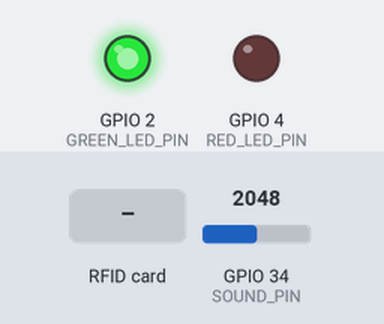
A sketch run on a simulated ESP32. Shown: output pins drawn as LEDs (lit = HIGH). Dashed ring = blinking. Inputs (shaded band) come from the test bench; at power-on: GPIO 34 (SOUND_PIN) = 2048. WiFi joins after 1.5 s; servers stay silent unless stated; uploads are accepted with an empty reply; what the sketch prints to the serial monitor is not drawn.

Above: at 2.7 s.
2.8 s: GPIO 34 (SOUND_PIN) set to 162
6.9 s: GPIO 34 (SOUND_PIN) set to 141
At 7.2 s:
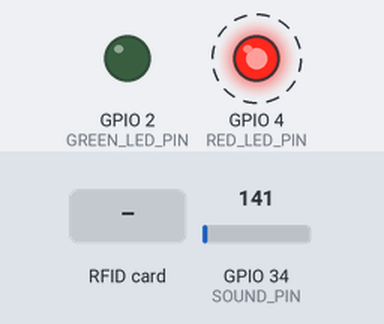
10.4 s: RFID card 5E 7A 19 C4 held to the reader
At 11.6 s:
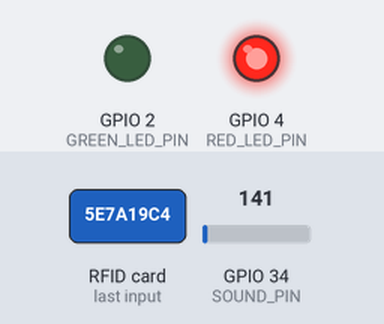
12.2 s: GPIO 34 (SOUND_PIN) set to 340
At 15.23 s:
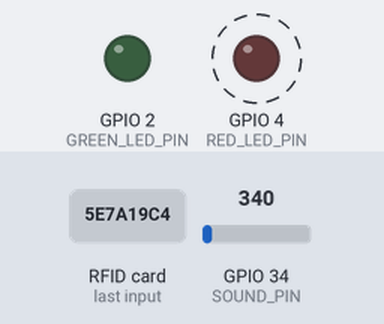
16.1 s: GPIO 34 (SOUND_PIN) set to 110
At 19.8 s:
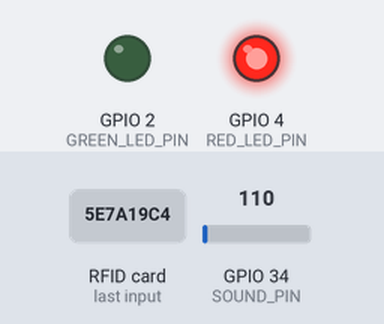
Timing chart, 0 to 20.6 s (numbered marks = the images above; inputs shaded):
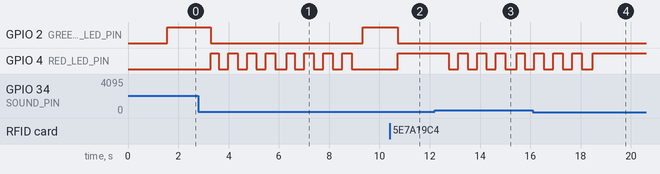

Measured:
- the behaviour switches between 150 and 149 on GPIO 34 (SOUND_PIN) (found by bisection; images 0 and 1)
- after the input at 6.9 s, GPIO 2 (GREEN_LED_PIN): LOW → HIGH after 2.4 s; GPIO 4 (RED_LED_PIN): goes on until 8.9 s, then stays LOW
- after the input at 10.4 s, GPIO 2 (GREEN_LED_PIN): HIGH → LOW after 0.32 s; GPIO 4 (RED_LED_PIN): LOW → HIGH after 0.32 s
- after the input at 12.2 s, GPIO 4 (RED_LED_PIN): alternates HIGH for 0.38 s and LOW for 0.38 s, starting after 0.55 s
- after the input at 16.1 s, GPIO 4 (RED_LED_PIN): goes on until 18.5 s, then stays HIGH
- by itself, GPIO 4 (RED_LED_PIN): alternates HIGH for 0.38 s and LOW for 0.38 s

The sketch:

esp32_1_nfc_noise.ino
```cpp
#include <WiFi.h>
#include <HTTPClient.h>
#include <SPI.h>
#include <MFRC522.h>

const char* WIFI_SSID = "your_wifi_ssid";
const char* WIFI_PASSWORD = "your_wifi_password";
const char* API_BASE_URL = "your_api_base_url";

constexpr uint8_t RST_PIN = 32;
constexpr uint8_t SS_PIN = 27;
constexpr uint8_t SCK_PIN = 26;
constexpr uint8_t MOSI_PIN = 25;
constexpr uint8_t MISO_PIN = 33;
constexpr int GREEN_LED_PIN = 2;
constexpr int RED_LED_PIN = 4;
constexpr int SOUND_PIN = 34;
constexpr int SEAT_NO = 1;
constexpr int WARNING_THRESHOLD = 150;

MFRC522 mfrc522(SS_PIN, RST_PIN);

String lastUid = "";
unsigned long lastCardReadAt = 0;
unsigned long lastNoisePost = 0;
unsigned long lastSeatSyncAt = 0;
unsigned long lastBlinkToggle = 0;
const unsigned long cardCooldownMs = 3000;
const unsigned long noiseIntervalMs = 3000;
const unsigned long seatSyncIntervalMs = 3000;
bool seatOccupied = false;
bool isWarning = false;
bool redLedOn = false;

void connectWiFi() {
  WiFi.begin(WIFI_SSID, WIFI_PASSWORD);
  Serial.print("Connecting to Wi-Fi");
  while (WiFi.status() != WL_CONNECTED) {
    delay(500);
    Serial.print(".");
  }
  Serial.println();
  Serial.println("Wi-Fi connected");
  Serial.println(WiFi.localIP());
}

String readUid() {
  String uid = "";
  for (byte i = 0; i < mfrc522.uid.size; i++) {
    if (mfrc522.uid.uidByte[i] < 0x10) {
      uid += "0";
    }
    uid += String(mfrc522.uid.uidByte[i], HEX);
  }
  uid.toUpperCase();
  return uid;
}

void updateSeatLed() {
  if (isWarning) {
    digitalWrite(GREEN_LED_PIN, LOW);
    if (millis() - lastBlinkToggle >= 300) {
      lastBlinkToggle = millis();
      redLedOn = !redLedOn;
      digitalWrite(RED_LED_PIN, redLedOn ? HIGH : LOW);
    }
    return;
  }

  redLedOn = false;
  digitalWrite(RED_LED_PIN, seatOccupied ? HIGH : LOW);
  digitalWrite(GREEN_LED_PIN, seatOccupied ? LOW : HIGH);
}

int postJson(const String& path, const String& jsonBody, String* responseBody = nullptr) {
  if (WiFi.status() != WL_CONNECTED) {
    Serial.println("Wi-Fi disconnected, reconnecting...");
    connectWiFi();
  }

  HTTPClient http;
  http.begin(String(API_BASE_URL) + path);
  http.addHeader("Content-Type", "application/json");
  int httpCode = http.POST(jsonBody);
  String response = httpCode > 0 ? http.getString() : "";

  Serial.printf("POST %s => %d\n", path.c_str(), httpCode);
  if (httpCode > 0) {
    Serial.println(response);
  } else {
    Serial.printf("HTTP error: %s\n", http.errorToString(httpCode).c_str());
  }
  if (responseBody != nullptr) {
    *responseBody = response;
  }
  http.end();
  return httpCode;
}

void syncSeatStatus() {
  if (WiFi.status() != WL_CONNECTED) {
    return;
  }

  HTTPClient http;
  http.begin(String(API_BASE_URL) + "/seats");
  int httpCode = http.GET();
  if (httpCode > 0) {
    String response = http.getString();
    String seatKey = "\"seat_id\":\"" + String(SEAT_NO < 10 ? "0" : "") + String(SEAT_NO) + "\"";
    int seatIndex = response.indexOf(seatKey);
    if (seatIndex >= 0) {
      int statusIndex = response.indexOf("\"status\":\"", seatIndex);
      if (statusIndex >= 0) {
        statusIndex += 10;
        int statusEnd = response.indexOf("\"", statusIndex);
        String status = response.substring(statusIndex, statusEnd);
        seatOccupied = status != "empty";
      }
    }
  }
  http.end();
  updateSeatLed();
}

void setup() {
  Serial.begin(115200);
  SPI.begin(SCK_PIN, MISO_PIN, MOSI_PIN, SS_PIN);
  mfrc522.PCD_Init();
  pinMode(SOUND_PIN, INPUT);
  pinMode(GREEN_LED_PIN, OUTPUT);
  pinMode(RED_LED_PIN, OUTPUT);
  connectWiFi();
  updateSeatLed();
}

void loop() {
  if (mfrc522.PICC_IsNewCardPresent() && mfrc522.PICC_ReadCardSerial()) {
    String uid = readUid();
    unsigned long now = millis();
    if (uid != lastUid || now - lastCardReadAt > cardCooldownMs) {
      lastUid = uid;
      lastCardReadAt = now;
      Serial.printf("NFC UID: %s\n", uid.c_str());
      String payload = "{\"nfc_uid\":\"" + uid + "\",\"seat_no\":" + String(SEAT_NO) + "}";
      int httpCode = postJson("/checkin", payload);
      if (httpCode == 200) {
        seatOccupied = true;
        updateSeatLed();
      }
    }
    mfrc522.PICC_HaltA();
    mfrc522.PCD_StopCrypto1();
  }

  if (millis() - lastNoisePost >= noiseIntervalMs) {
    lastNoisePost = millis();
    int noiseValue = analogRead(SOUND_PIN);
    Serial.printf("Noise value: %d\n", noiseValue);
    String payload = "{\"seat_no\":" + String(SEAT_NO) + ",\"noise_value\":" + String(noiseValue) + "}";
    String responseBody;
    int httpCode = postJson("/noise", payload, &responseBody);
    if (httpCode == 200) {
      isWarning = responseBody.indexOf("\"warning\":true") >= 0 || noiseValue >= WARNING_THRESHOLD;
      updateSeatLed();
    }
  }

  if (millis() - lastSeatSyncAt >= seatSyncIntervalMs) {
    lastSeatSyncAt = millis();
    syncSeatStatus();
  }

  updateSeatLed();
  delay(100);
}
```
